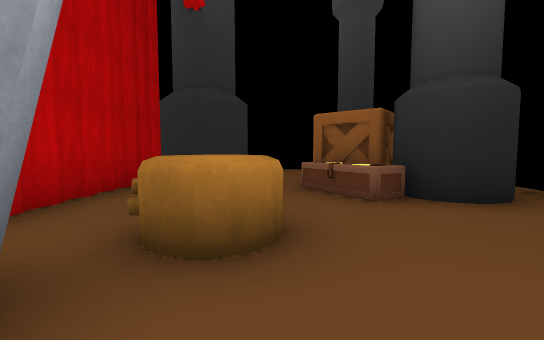
[1] (above)

12 first-person views from a walk through a scene from a Unity 3-D project. The camera is 1.4 m above the floor, tilts 4° down and sees 90° across. The floor is counted in squares, 2 m on a side. Each view is taken from the middle of a square. On the plan, view 1 faces up. The plan holds only what a view shows up to about 9 squares ahead; the rest is blank. The place goes on beyond the plan.

[2]
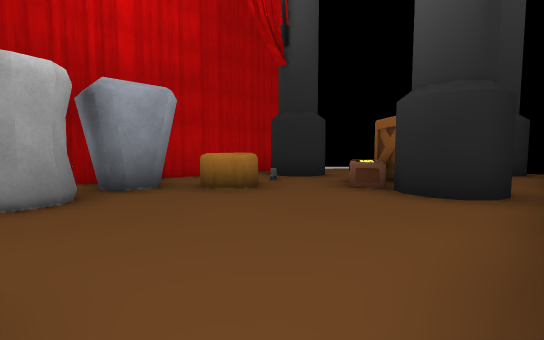

[3]
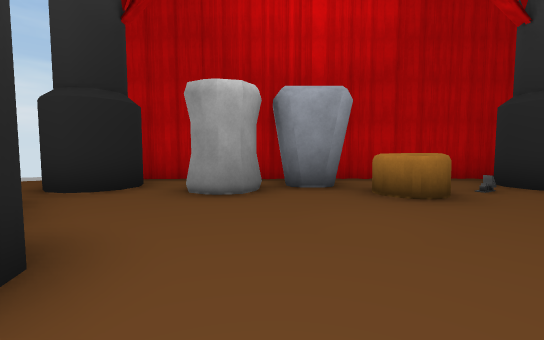

[4]
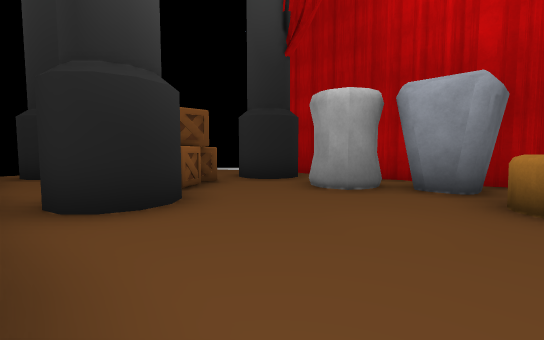

[5]
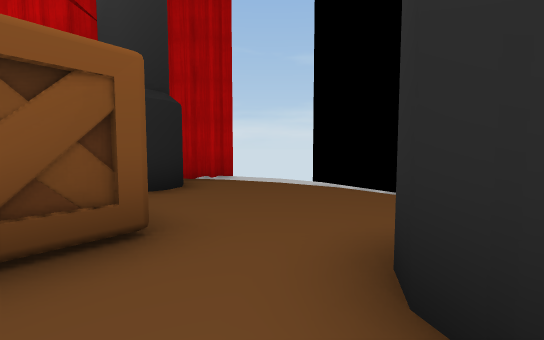

[6]
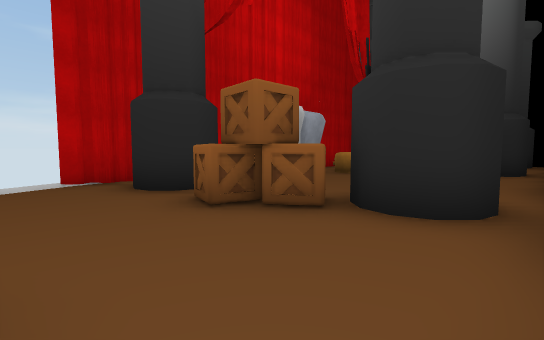

[7]
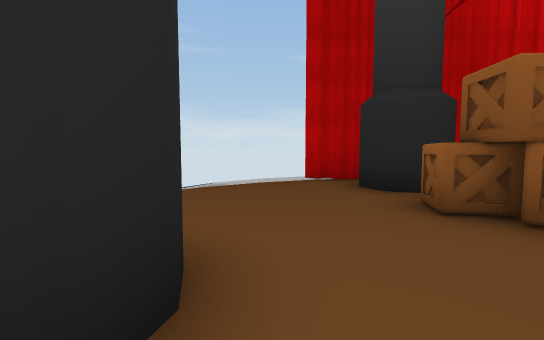

[8]
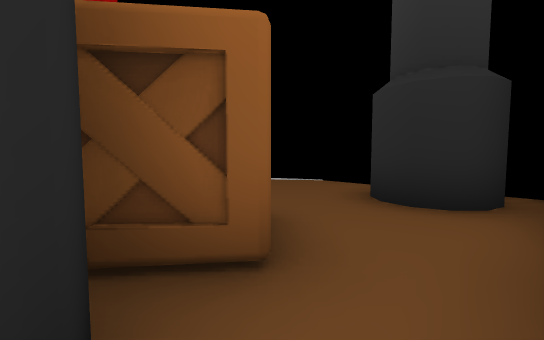

[9]
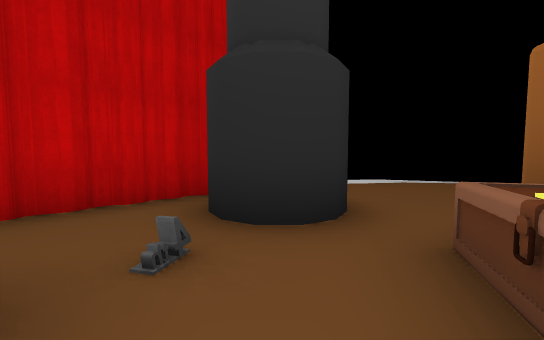

[10]
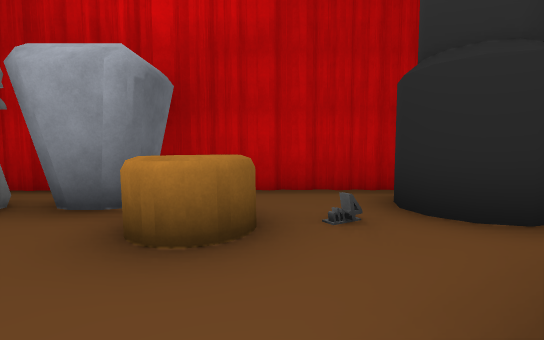

[11]
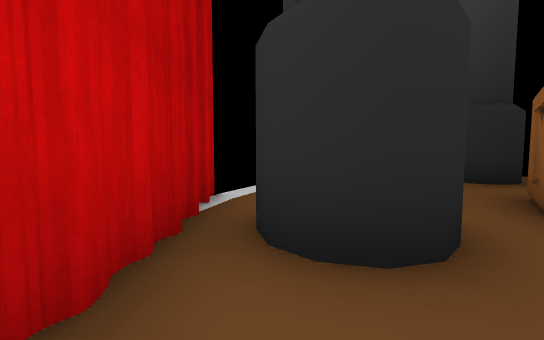

[12]
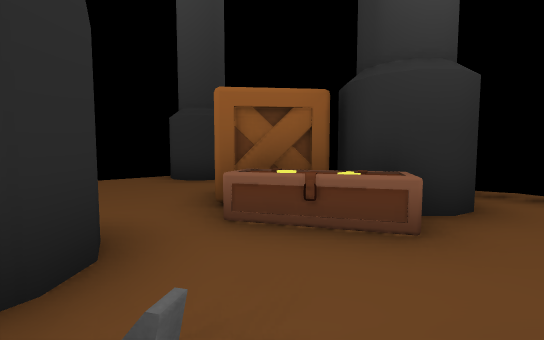

### Floor plan
Key: @ floor where view 1 was taken; # wall or solid block; x gap in a wall; . floor; v drop or lower ground; C crate; P podium; O other object.
Columns run from 3 left of view 1 to 5 right of it. Each row starts with its distance up from view 1.
 11 vvv #
 10   v...#.#
  9  v....#.
  8  .......
  7 x....C..
  6 v##.C#C.
  5 v##.O##.
  4 #.P..##.
  3 #.......
  2 #.PP....
  1 #PP....
  0 #..@....
 -1 #.P.....
 -2 #....##.
 -3 ###.CC#.
 -4 v##.C...
 -5 x.......
 -6  .......
 -7  v....#.
 -8   v

Positions as (right, up) in squares from view 1, and headings:
1: (0, 0), facing up
2: (4, -1), facing up-left
3: (4, 0), facing left
4: (4, 2), facing down-left
5: (4, 8), facing left
6: (4, -6), facing up-left
7: (4, -6), facing left
8: (4, 5), facing up-left
9: (1, 3), facing up-left
10: (2, 3), facing left
11: (-2, 3), facing up
12: (-1, 3), facing up-right
